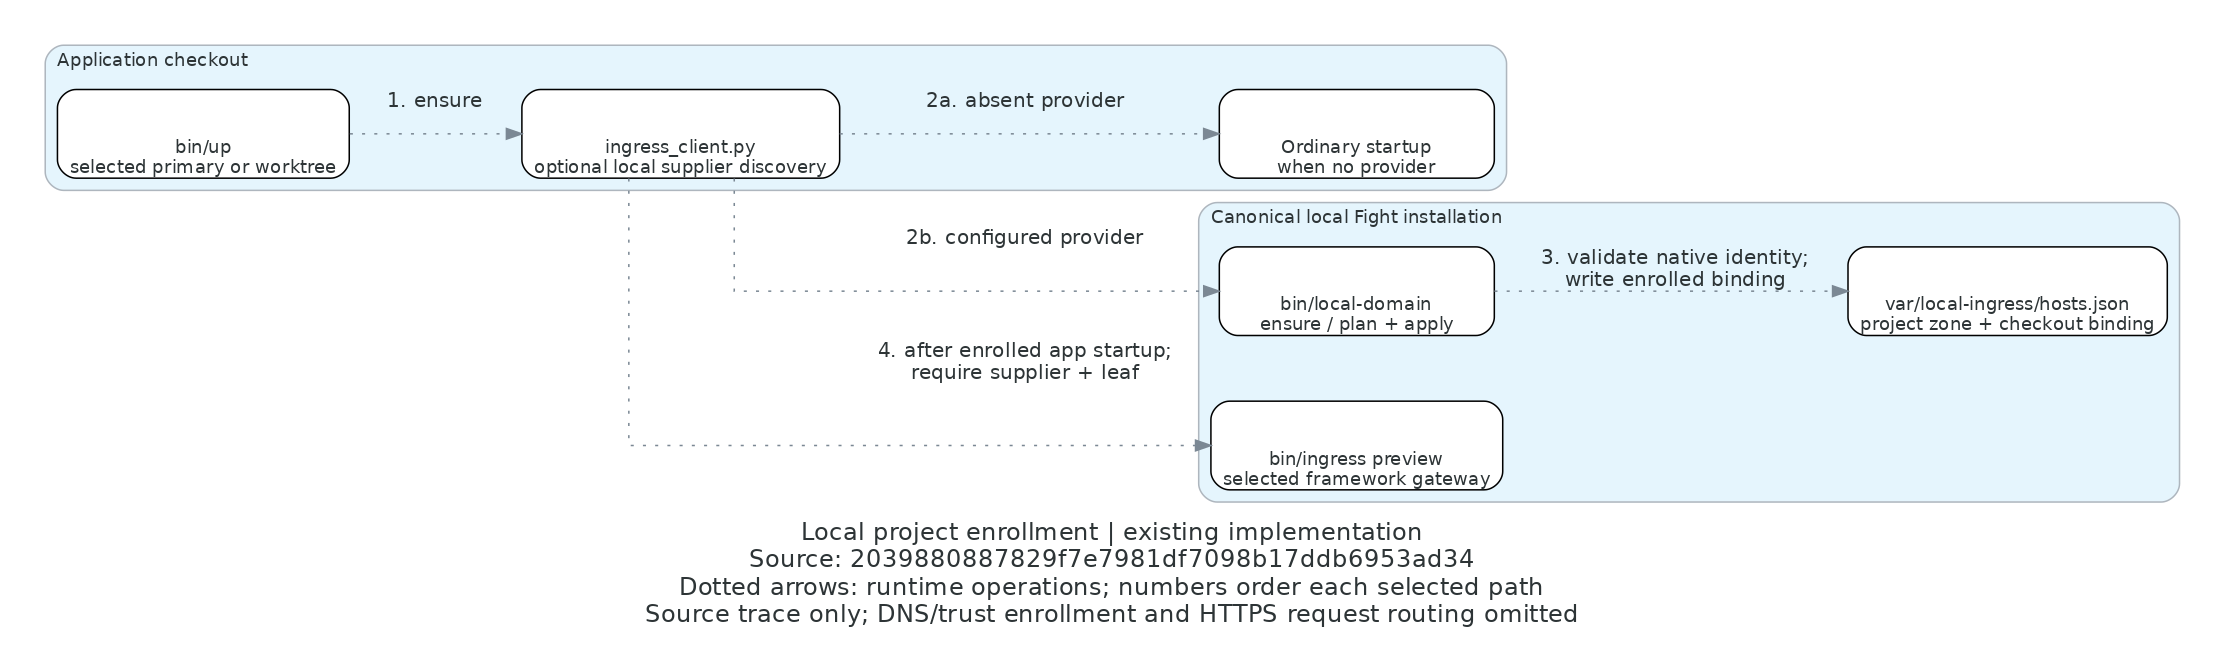

Reproduce this figure in Python.
"""Render the local enrollment flow; source traces and limits are in README.md."""
from pathlib import Path
from diagrams import Cluster, Diagram, Edge, Node

REVISION = "2039880887829f7e7981df7098b17ddb6953ad34"
with Diagram(
    "Local project enrollment | existing implementation\n"
    f"Source: {REVISION}\n"
    "Dotted arrows: runtime operations; numbers order each selected path\n"
    "Source trace only; DNS/trust enrollment and HTTPS request routing omitted",
    filename=str(Path(__file__).with_suffix("")), show=False, outformat="png", direction="LR",
    graph_attr={"fontname": "DejaVu Sans", "fontsize": "16", "dpi": "110", "pad": "0.3", "ranksep": "0.7"},
    node_attr={"shape": "box", "style": "rounded,filled", "fillcolor": "white", "fontname": "DejaVu Sans", "fontsize": "12", "width": "2.5", "height": "0.8", "fixedsize": "false"},
    edge_attr={"style": "dotted", "fontname": "DejaVu Sans", "fontsize": "10"},
):
    with Cluster("Application checkout"):
        startup = Node("bin/up\nselected primary or worktree", nodeid="startup")
        client = Node("ingress_client.py\noptional local supplier discovery", nodeid="client")
        ordinary = Node("Ordinary startup\nwhen no provider", nodeid="ordinary")
    with Cluster("Canonical local Fight installation"):
        cli = Node("bin/local-domain\nensure / plan + apply", nodeid="cli")
        registry = Node("var/local-ingress/hosts.json\nproject zone + checkout binding", nodeid="registry")
        preview = Node("bin/ingress preview\nselected framework gateway", nodeid="preview")
    startup >> Edge(label="1. ensure") >> client
    client >> Edge(label="2a. absent provider") >> ordinary
    client >> Edge(label="2b. configured provider") >> cli
    cli >> Edge(label="3. validate native identity;\nwrite enrolled binding") >> registry
    client >> Edge(label="4. after enrolled app startup;\nrequire supplier + leaf") >> preview
